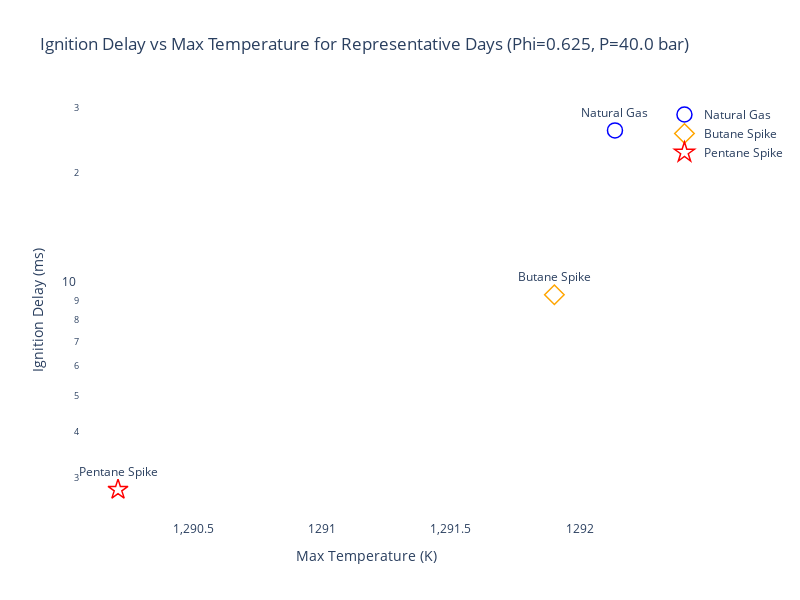

The code cell stored with this chart in its notebook:
### Code cell
import plotly.graph_objs as go
import plotly
plotly.offline.init_notebook_mode(connected=True)

max_temps = df_results["Max Temp (K)"].tolist()
ignition_delays = df_results["Ignition Delay (ms)"].tolist()
cases = df_results["Case"].tolist()

colors = ['blue', 'orange', 'red']  
symbols = ['circle-open','diamond-open','star-open']

traces = []
for i, case in enumerate(cases):
    trace = go.Scatter(
        x=[max_temps[i]],
        y=[ignition_delays[i]],
        mode='markers+text',
        name=case,
        text=[case],
        textposition='top center',
        marker=dict(
            color=colors[i],
            symbol=symbols[i],
            size=15,
            line=dict(color='black', width=1.5)
        )
    )
    traces.append(trace)

layout = go.Layout(
    title=f'Ignition Delay vs Max Temperature for Representative Days (Phi={phi}, P={P_bar} bar)',
    xaxis=dict(title='Max Temperature (K)'),
    yaxis=dict(title='Ignition Delay (ms)', type='log'),
    width=800,
    height=600,
    paper_bgcolor='white',
    plot_bgcolor='white',
    showlegend=True
)

fig = go.Figure(data=traces, layout=layout)
plotly.offline.iplot(fig)

### Figure 1 — Plotly figure (JSON) as saved in the notebook; plotly's stock layout.template omitted (floating-point values rounded to 4 significant figures)
{"data": [{"marker": {"color": "blue", "line": {"color": "black", "width": 1.5}, "size": 15, "symbol": "circle-open"}, "mode": "markers+text", "name": "Natural Gas", "text": ["Natural Gas"], "textposition": "top center", "type": "scatter", "x": [1292.0], "y": [26.02]}, {"marker": {"color": "orange", "line": {"color": "black", "width": 1.5}, "size": 15, "symbol": "diamond-open"}, "mode": "markers+text", "name": "Butane Spike", "text": ["Butane Spike"], "textposition": "top center", "type": "scatter", "x": [1292.0], "y": [9.358]}, {"marker": {"color": "red", "line": {"color": "black", "width": 1.5}, "size": 15, "symbol": "star-open"}, "mode": "markers+text", "name": "Pentane Spike", "text": ["Pentane Spike"], "textposition": "top center", "type": "scatter", "x": [1290.0], "y": [2.786]}], "layout": {"height": 600, "paper_bgcolor": "white", "plot_bgcolor": "white", "showlegend": true, "title": {"text": "Ignition Delay vs Max Temperature for Representative Days (Phi=0.625, P=40.0 bar)"}, "width": 800, "xaxis": {"title": {"text": "Max Temperature (K)"}}, "yaxis": {"title": {"text": "Ignition Delay (ms)"}, "type": "log"}}}
